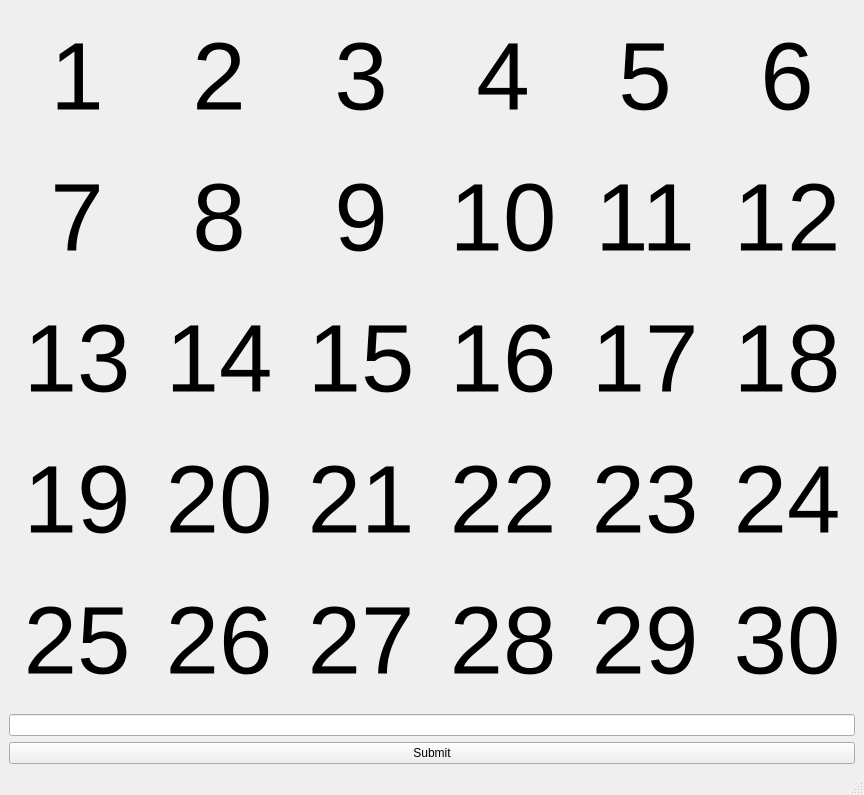
<?xml version="1.0" encoding="UTF-8"?>
<ui version="4.0">
 <class>MainWindow</class>
 <widget class="QMainWindow" name="MainWindow">
  <property name="geometry">
   <rect>
    <x>0</x>
    <y>0</y>
    <width>864</width>
    <height>795</height>
   </rect>
  </property>
  <property name="windowTitle">
   <string>MainWindow</string>
  </property>
  <widget class="QWidget" name="centralwidget">
   <layout class="QVBoxLayout" name="verticalLayout">
    <item>
     <layout class="QHBoxLayout" name="Row1">
      <item>
       <widget class="QLabel" name="Num1">
        <property name="font">
         <font>
          <pointsize>72</pointsize>
         </font>
        </property>
        <property name="text">
         <string>1</string>
        </property>
        <property name="alignment">
         <set>Qt::AlignCenter</set>
        </property>
       </widget>
      </item>
      <item>
       <widget class="QLabel" name="Num2">
        <property name="font">
         <font>
          <pointsize>72</pointsize>
         </font>
        </property>
        <property name="text">
         <string>2</string>
        </property>
        <property name="alignment">
         <set>Qt::AlignCenter</set>
        </property>
       </widget>
      </item>
      <item>
       <widget class="QLabel" name="Num3">
        <property name="font">
         <font>
          <pointsize>72</pointsize>
         </font>
        </property>
        <property name="text">
         <string>3</string>
        </property>
        <property name="alignment">
         <set>Qt::AlignCenter</set>
        </property>
       </widget>
      </item>
      <item>
       <widget class="QLabel" name="Num4">
        <property name="font">
         <font>
          <pointsize>72</pointsize>
         </font>
        </property>
        <property name="text">
         <string>4</string>
        </property>
        <property name="alignment">
         <set>Qt::AlignCenter</set>
        </property>
       </widget>
      </item>
      <item>
       <widget class="QLabel" name="Num5">
        <property name="font">
         <font>
          <pointsize>72</pointsize>
         </font>
        </property>
        <property name="text">
         <string>5</string>
        </property>
        <property name="alignment">
         <set>Qt::AlignCenter</set>
        </property>
       </widget>
      </item>
      <item>
       <widget class="QLabel" name="Num6">
        <property name="font">
         <font>
          <pointsize>72</pointsize>
         </font>
        </property>
        <property name="text">
         <string>6</string>
        </property>
        <property name="alignment">
         <set>Qt::AlignCenter</set>
        </property>
       </widget>
      </item>
     </layout>
    </item>
    <item>
     <layout class="QHBoxLayout" name="Row2">
      <item>
       <widget class="QLabel" name="Num7">
        <property name="font">
         <font>
          <pointsize>72</pointsize>
         </font>
        </property>
        <property name="text">
         <string>7</string>
        </property>
        <property name="alignment">
         <set>Qt::AlignCenter</set>
        </property>
       </widget>
      </item>
      <item>
       <widget class="QLabel" name="Num8">
        <property name="font">
         <font>
          <pointsize>72</pointsize>
         </font>
        </property>
        <property name="text">
         <string>8</string>
        </property>
        <property name="alignment">
         <set>Qt::AlignCenter</set>
        </property>
       </widget>
      </item>
      <item>
       <widget class="QLabel" name="Num9">
        <property name="font">
         <font>
          <pointsize>72</pointsize>
         </font>
        </property>
        <property name="text">
         <string>9</string>
        </property>
        <property name="alignment">
         <set>Qt::AlignCenter</set>
        </property>
       </widget>
      </item>
      <item>
       <widget class="QLabel" name="Num10">
        <property name="font">
         <font>
          <pointsize>72</pointsize>
         </font>
        </property>
        <property name="text">
         <string>10</string>
        </property>
        <property name="alignment">
         <set>Qt::AlignCenter</set>
        </property>
       </widget>
      </item>
      <item>
       <widget class="QLabel" name="Num11">
        <property name="font">
         <font>
          <pointsize>72</pointsize>
         </font>
        </property>
        <property name="text">
         <string>11</string>
        </property>
        <property name="alignment">
         <set>Qt::AlignCenter</set>
        </property>
       </widget>
      </item>
      <item>
       <widget class="QLabel" name="Num12">
        <property name="font">
         <font>
          <pointsize>72</pointsize>
         </font>
        </property>
        <property name="text">
         <string>12</string>
        </property>
        <property name="alignment">
         <set>Qt::AlignCenter</set>
        </property>
       </widget>
      </item>
     </layout>
    </item>
    <item>
     <layout class="QHBoxLayout" name="Row3">
      <item>
       <widget class="QLabel" name="Num13">
        <property name="font">
         <font>
          <pointsize>72</pointsize>
         </font>
        </property>
        <property name="text">
         <string>13</string>
        </property>
        <property name="alignment">
         <set>Qt::AlignCenter</set>
        </property>
       </widget>
      </item>
      <item>
       <widget class="QLabel" name="Num14">
        <property name="font">
         <font>
          <pointsize>72</pointsize>
         </font>
        </property>
        <property name="text">
         <string>14</string>
        </property>
        <property name="alignment">
         <set>Qt::AlignCenter</set>
        </property>
       </widget>
      </item>
      <item>
       <widget class="QLabel" name="Num15">
        <property name="font">
         <font>
          <pointsize>72</pointsize>
         </font>
        </property>
        <property name="text">
         <string>15</string>
        </property>
        <property name="alignment">
         <set>Qt::AlignCenter</set>
        </property>
       </widget>
      </item>
      <item>
       <widget class="QLabel" name="Num16">
        <property name="font">
         <font>
          <pointsize>72</pointsize>
         </font>
        </property>
        <property name="text">
         <string>16</string>
        </property>
        <property name="alignment">
         <set>Qt::AlignCenter</set>
        </property>
       </widget>
      </item>
      <item>
       <widget class="QLabel" name="Num17">
        <property name="font">
         <font>
          <pointsize>72</pointsize>
         </font>
        </property>
        <property name="text">
         <string>17</string>
        </property>
        <property name="alignment">
         <set>Qt::AlignCenter</set>
        </property>
       </widget>
      </item>
      <item>
       <widget class="QLabel" name="Num18">
        <property name="font">
         <font>
          <pointsize>72</pointsize>
         </font>
        </property>
        <property name="text">
         <string>18</string>
        </property>
        <property name="alignment">
         <set>Qt::AlignCenter</set>
        </property>
       </widget>
      </item>
     </layout>
    </item>
    <item>
     <layout class="QHBoxLayout" name="Row4">
      <item>
       <widget class="QLabel" name="Num19">
        <property name="font">
         <font>
          <pointsize>72</pointsize>
         </font>
        </property>
        <property name="text">
         <string>19</string>
        </property>
        <property name="alignment">
         <set>Qt::AlignCenter</set>
        </property>
       </widget>
      </item>
      <item>
       <widget class="QLabel" name="Num20">
        <property name="font">
         <font>
          <pointsize>72</pointsize>
         </font>
        </property>
        <property name="text">
         <string>20</string>
        </property>
        <property name="alignment">
         <set>Qt::AlignCenter</set>
        </property>
       </widget>
      </item>
      <item>
       <widget class="QLabel" name="Num21">
        <property name="font">
         <font>
          <pointsize>72</pointsize>
         </font>
        </property>
        <property name="text">
         <string>21</string>
        </property>
        <property name="alignment">
         <set>Qt::AlignCenter</set>
        </property>
       </widget>
      </item>
      <item>
       <widget class="QLabel" name="Num22">
        <property name="font">
         <font>
          <pointsize>72</pointsize>
         </font>
        </property>
        <property name="text">
         <string>22</string>
        </property>
        <property name="alignment">
         <set>Qt::AlignCenter</set>
        </property>
       </widget>
      </item>
      <item>
       <widget class="QLabel" name="Num23">
        <property name="font">
         <font>
          <pointsize>72</pointsize>
         </font>
        </property>
        <property name="text">
         <string>23</string>
        </property>
        <property name="alignment">
         <set>Qt::AlignCenter</set>
        </property>
       </widget>
      </item>
      <item>
       <widget class="QLabel" name="Num24">
        <property name="font">
         <font>
          <pointsize>72</pointsize>
         </font>
        </property>
        <property name="text">
         <string>24</string>
        </property>
        <property name="alignment">
         <set>Qt::AlignCenter</set>
        </property>
       </widget>
      </item>
     </layout>
    </item>
    <item>
     <layout class="QHBoxLayout" name="horizontalLayout_5">
      <item>
       <widget class="QLabel" name="Num25">
        <property name="font">
         <font>
          <pointsize>72</pointsize>
         </font>
        </property>
        <property name="text">
         <string>25</string>
        </property>
        <property name="alignment">
         <set>Qt::AlignCenter</set>
        </property>
       </widget>
      </item>
      <item>
       <widget class="QLabel" name="Num26">
        <property name="font">
         <font>
          <pointsize>72</pointsize>
         </font>
        </property>
        <property name="text">
         <string>26</string>
        </property>
        <property name="alignment">
         <set>Qt::AlignCenter</set>
        </property>
       </widget>
      </item>
      <item>
       <widget class="QLabel" name="Num27">
        <property name="font">
         <font>
          <pointsize>72</pointsize>
         </font>
        </property>
        <property name="text">
         <string>27</string>
        </property>
        <property name="alignment">
         <set>Qt::AlignCenter</set>
        </property>
       </widget>
      </item>
      <item>
       <widget class="QLabel" name="Num28">
        <property name="font">
         <font>
          <pointsize>72</pointsize>
         </font>
        </property>
        <property name="text">
         <string>28</string>
        </property>
        <property name="alignment">
         <set>Qt::AlignCenter</set>
        </property>
       </widget>
      </item>
      <item>
       <widget class="QLabel" name="Num29">
        <property name="font">
         <font>
          <pointsize>72</pointsize>
         </font>
        </property>
        <property name="text">
         <string>29</string>
        </property>
        <property name="alignment">
         <set>Qt::AlignCenter</set>
        </property>
       </widget>
      </item>
      <item>
       <widget class="QLabel" name="Num30">
        <property name="font">
         <font>
          <pointsize>72</pointsize>
         </font>
        </property>
        <property name="text">
         <string>30</string>
        </property>
        <property name="alignment">
         <set>Qt::AlignCenter</set>
        </property>
       </widget>
      </item>
     </layout>
    </item>
    <item>
     <widget class="QLineEdit" name="lineEdit">
      <property name="layoutDirection">
       <enum>Qt::LeftToRight</enum>
      </property>
      <property name="inputMask">
       <string/>
      </property>
      <property name="text">
       <string/>
      </property>
      <property name="maxLength">
       <number>32767</number>
      </property>
      <property name="alignment">
       <set>Qt::AlignCenter</set>
      </property>
      <property name="clearButtonEnabled">
       <bool>false</bool>
      </property>
     </widget>
    </item>
    <item>
     <widget class="QPushButton" name="pushButton">
      <property name="text">
       <string>Submit</string>
      </property>
     </widget>
    </item>
   </layout>
  </widget>
  <widget class="QMenuBar" name="menubar">
   <property name="geometry">
    <rect>
     <x>0</x>
     <y>0</y>
     <width>864</width>
     <height>21</height>
    </rect>
   </property>
  </widget>
  <widget class="QStatusBar" name="statusbar"/>
 </widget>
 <resources/>
 <connections/>
</ui>
